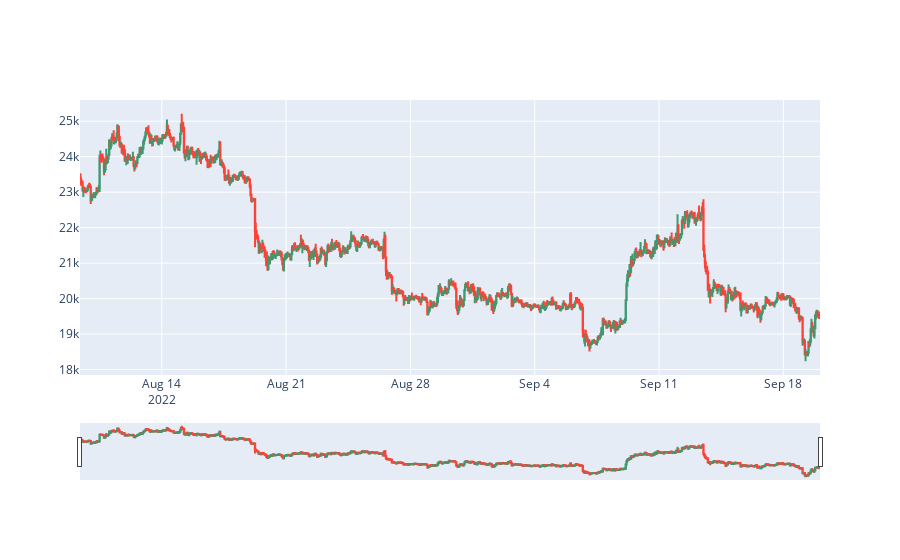

Notebook code for this chart:
### Code cell
fig = go.Figure(data=[go.Candlestick(x=btcusd_history_df['time'], open=btcusd_history_df['open'], 
high=btcusd_history_df['high'], low=btcusd_history_df['low'], close=btcusd_history_df['close'])])
fig.display()

### Figure 1 — Plotly figure (JSON) as saved in the notebook; plotly's stock layout.template omitted (floating-point values rounded to 4 significant figures; data arrays with more than 128 entries replaced by an {"elided": "..."} marker saying what was removed)
{"data": [{"close": {"elided": "1000 str values"}, "high": {"elided": "1000 str values"}, "low": {"elided": "1000 str values"}, "open": {"elided": "1000 str values"}, "x": {"elided": "1000 str values"}, "type": "candlestick"}], "layout": {}}
